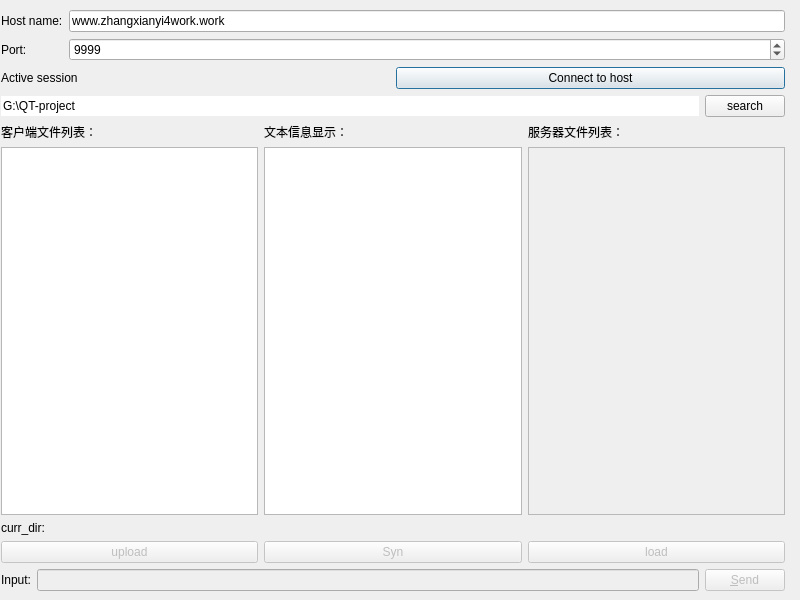
<?xml version="1.0" encoding="UTF-8"?>
<ui version="4.0">
 <class>ManageTcpCLient</class>
 <widget class="QWidget" name="ManageTcpCLient">
  <property name="geometry">
   <rect>
    <x>0</x>
    <y>0</y>
    <width>800</width>
    <height>600</height>
   </rect>
  </property>
  <property name="minimumSize">
   <size>
    <width>343</width>
    <height>320</height>
   </size>
  </property>
  <property name="windowTitle">
   <string>Secure Socket Client</string>
  </property>
  <widget class="QWidget" name="layoutWidget">
   <property name="geometry">
    <rect>
     <x>1</x>
     <y>10</y>
     <width>784</width>
     <height>581</height>
    </rect>
   </property>
   <layout class="QVBoxLayout" name="verticalLayout">
    <item>
     <layout class="QGridLayout">
      <item row="0" column="0">
       <widget class="QLabel" name="hostNameLabel">
        <property name="text">
         <string>Host name:</string>
        </property>
       </widget>
      </item>
      <item row="0" column="1">
       <widget class="QLineEdit" name="hostNameEdit">
        <property name="text">
         <string>www.zhangxianyi4work.work</string>
        </property>
       </widget>
      </item>
      <item row="1" column="0">
       <widget class="QLabel" name="portLabel">
        <property name="text">
         <string>Port:</string>
        </property>
       </widget>
      </item>
      <item row="1" column="1">
       <widget class="QSpinBox" name="portBox">
        <property name="minimum">
         <number>1</number>
        </property>
        <property name="maximum">
         <number>65535</number>
        </property>
        <property name="value">
         <number>9999</number>
        </property>
       </widget>
      </item>
     </layout>
    </item>
    <item>
     <layout class="QHBoxLayout" name="horizontalLayout_2">
      <item>
       <widget class="QLabel" name="label">
        <property name="text">
         <string>Active session</string>
        </property>
       </widget>
      </item>
      <item>
       <widget class="QPushButton" name="connectButton">
        <property name="enabled">
         <bool>true</bool>
        </property>
        <property name="text">
         <string>Connect to host</string>
        </property>
        <property name="default">
         <bool>true</bool>
        </property>
       </widget>
      </item>
     </layout>
    </item>
    <item>
     <layout class="QHBoxLayout" name="search_layout">
      <item>
       <widget class="QLineEdit" name="root_path_lineEdit">
        <property name="text">
         <string>G:\QT-project</string>
        </property>
        <property name="frame">
         <bool>false</bool>
        </property>
        <property name="echoMode">
         <enum>QLineEdit::Normal</enum>
        </property>
       </widget>
      </item>
      <item>
       <widget class="QPushButton" name="btn_search">
        <property name="enabled">
         <bool>true</bool>
        </property>
        <property name="text">
         <string>search</string>
        </property>
       </widget>
      </item>
     </layout>
    </item>
    <item>
     <layout class="QHBoxLayout" name="horizontalLayout_3">
      <item>
       <widget class="QLabel" name="client_lab">
        <property name="text">
         <string>客户端文件列表：</string>
        </property>
       </widget>
      </item>
      <item>
       <widget class="QLabel" name="sessionout_lab">
        <property name="text">
         <string>文本信息显示：</string>
        </property>
       </widget>
      </item>
      <item>
       <widget class="QLabel" name="server_lab">
        <property name="text">
         <string>服务器文件列表：</string>
        </property>
       </widget>
      </item>
     </layout>
    </item>
    <item>
     <layout class="QHBoxLayout" name="show_layout">
      <item>
       <widget class="QListView" name="client_listView"/>
      </item>
      <item>
       <widget class="QTextEdit" name="sessionOutput">
        <property name="enabled">
         <bool>true</bool>
        </property>
        <property name="focusPolicy">
         <enum>Qt::StrongFocus</enum>
        </property>
        <property name="readOnly">
         <bool>true</bool>
        </property>
        <property name="html">
         <string>&lt;!DOCTYPE HTML PUBLIC &quot;-//W3C//DTD HTML 4.0//EN&quot; &quot;http://www.w3.org/TR/REC-html40/strict.dtd&quot;&gt;
&lt;html&gt;&lt;head&gt;&lt;meta name=&quot;qrichtext&quot; content=&quot;1&quot; /&gt;&lt;style type=&quot;text/css&quot;&gt;
p, li { white-space: pre-wrap; }
&lt;/style&gt;&lt;/head&gt;&lt;body style=&quot; font-family:'SimSun'; font-size:9pt; font-weight:400; font-style:normal;&quot;&gt;
&lt;p style=&quot;-qt-paragraph-type:empty; margin-top:0px; margin-bottom:0px; margin-left:0px; margin-right:0px; -qt-block-indent:0; text-indent:0px; font-family:'Sans Serif';&quot;&gt;&lt;br /&gt;&lt;/p&gt;&lt;/body&gt;&lt;/html&gt;</string>
        </property>
       </widget>
      </item>
      <item>
       <widget class="QListView" name="server_listView">
        <property name="enabled">
         <bool>false</bool>
        </property>
       </widget>
      </item>
     </layout>
    </item>
    <item>
     <widget class="QLabel" name="curr_dir_lab">
      <property name="enabled">
       <bool>true</bool>
      </property>
      <property name="text">
       <string>curr_dir:</string>
      </property>
     </widget>
    </item>
    <item>
     <layout class="QHBoxLayout" name="btn_layout">
      <item>
       <widget class="QPushButton" name="btn_upload">
        <property name="enabled">
         <bool>false</bool>
        </property>
        <property name="text">
         <string>upload</string>
        </property>
       </widget>
      </item>
      <item>
       <widget class="QPushButton" name="btn_syn">
        <property name="enabled">
         <bool>false</bool>
        </property>
        <property name="text">
         <string>Syn</string>
        </property>
       </widget>
      </item>
      <item>
       <widget class="QPushButton" name="btn_download">
        <property name="enabled">
         <bool>false</bool>
        </property>
        <property name="text">
         <string>load</string>
        </property>
       </widget>
      </item>
     </layout>
    </item>
    <item>
     <layout class="QHBoxLayout">
      <item>
       <widget class="QLabel" name="sessionInputLabel">
        <property name="text">
         <string>Input:</string>
        </property>
       </widget>
      </item>
      <item>
       <widget class="QLineEdit" name="sessionInput">
        <property name="enabled">
         <bool>false</bool>
        </property>
       </widget>
      </item>
      <item>
       <widget class="QPushButton" name="sendButton">
        <property name="enabled">
         <bool>false</bool>
        </property>
        <property name="focusPolicy">
         <enum>Qt::TabFocus</enum>
        </property>
        <property name="text">
         <string>&amp;Send</string>
        </property>
        <property name="default">
         <bool>true</bool>
        </property>
       </widget>
      </item>
     </layout>
    </item>
   </layout>
  </widget>
 </widget>
 <resources/>
 <connections>
  <connection>
   <sender>hostNameEdit</sender>
   <signal>returnPressed()</signal>
   <receiver>connectButton</receiver>
   <slot>animateClick()</slot>
   <hints>
    <hint type="sourcelabel">
     <x>126</x>
     <y>20</y>
    </hint>
    <hint type="destinationlabel">
     <x>142</x>
     <y>78</y>
    </hint>
   </hints>
  </connection>
  <connection>
   <sender>sessionInput</sender>
   <signal>returnPressed()</signal>
   <receiver>sendButton</receiver>
   <slot>animateClick()</slot>
   <hints>
    <hint type="sourcelabel">
     <x>142</x>
     <y>241</y>
    </hint>
    <hint type="destinationlabel">
     <x>297</x>
     <y>234</y>
    </hint>
   </hints>
  </connection>
 </connections>
</ui>
